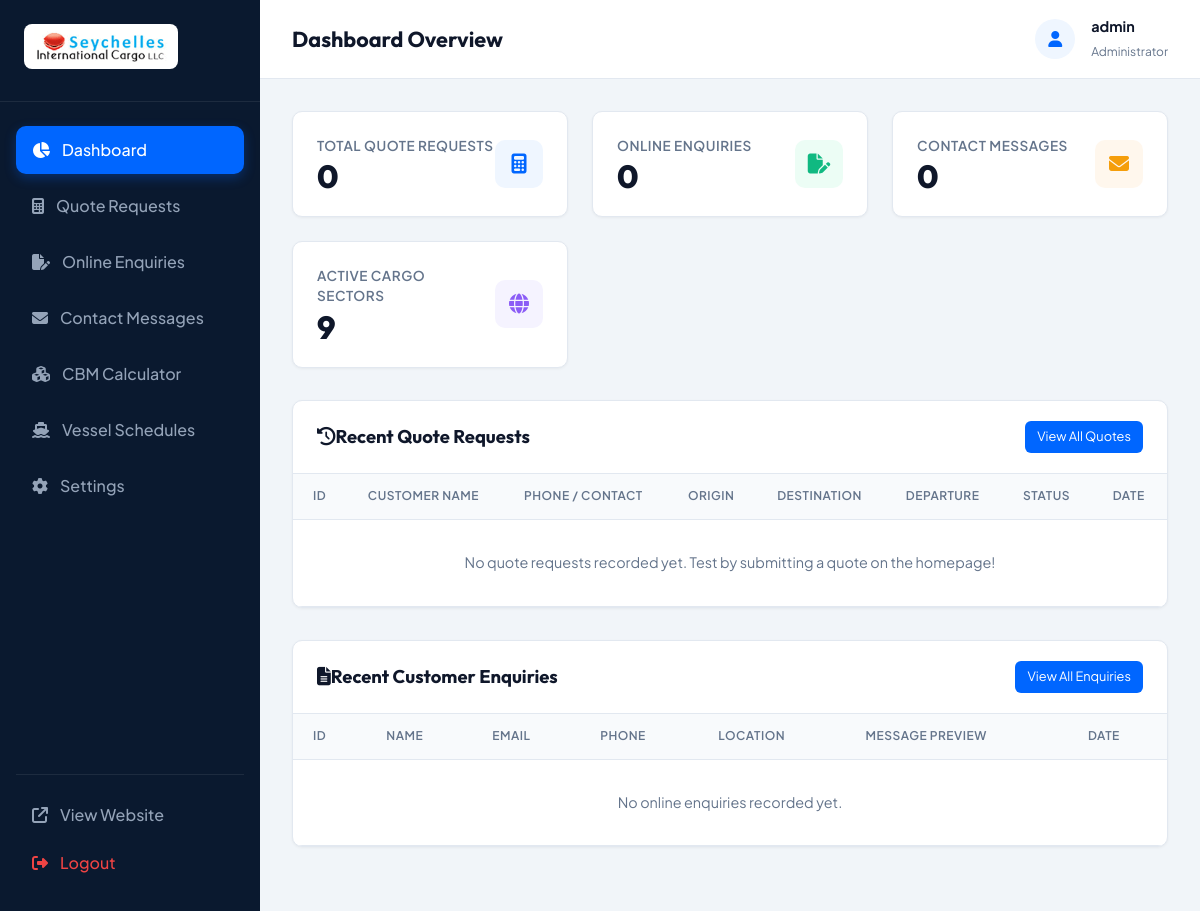
/admin/index.php (signed in), run on an earlier commit of the app's database.
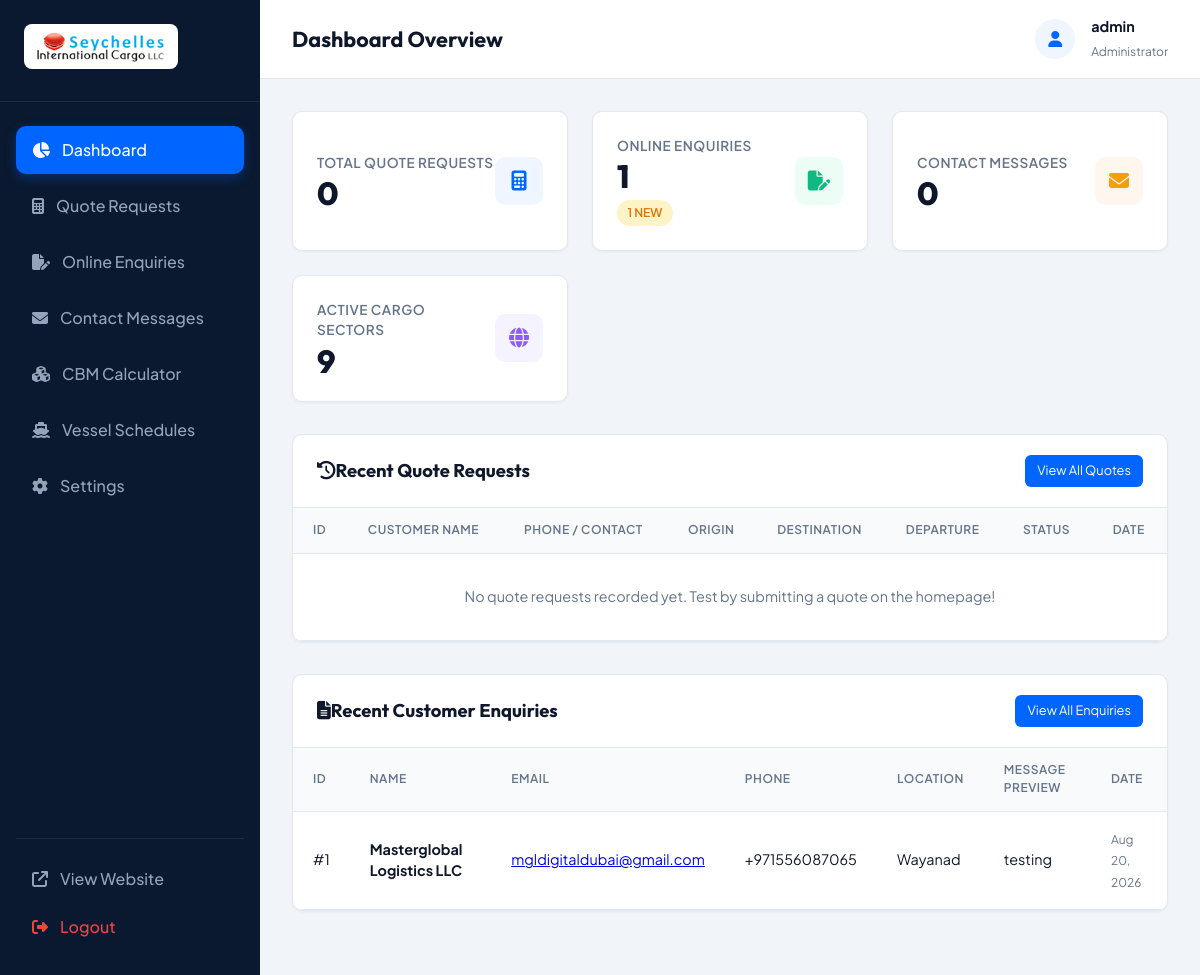
And on a later commit of the database.
### tables this page shows
CREATE TABLE enquiries (
        id INTEGER PRIMARY KEY AUTOINCREMENT,
        firstname TEXT NOT NULL,
        lastname TEXT NOT NULL,
        email TEXT NOT NULL,
        phone TEXT NOT NULL,
        place TEXT,
        message TEXT NOT NULL,
        status TEXT DEFAULT 'Pending',
        created_at DATETIME DEFAULT CURRENT_TIMESTAMP
    );

### admin/includes/auth.php (called while the page is built, shortened)
<?php
function get_logged_admin_username() {
    return $_SESSION['admin_username'] ?? 'Admin';
}

### admin/index.php (the view, shortened to what this page needs)
<?php
require_once __DIR__ . '/includes/admin_header.php';
$db = get_db_connection();
$total_quotes = $db->query("SELECT COUNT(*) FROM quotes")->fetchColumn();
$total_enquiries = $db->query("SELECT COUNT(*) FROM enquiries")->fetchColumn();
$pending_enquiries = $db->query("SELECT COUNT(*) FROM enquiries WHERE status = 'Pending'")->fetchColumn();
$total_contacts = $db->query("SELECT COUNT(*) FROM contacts")->fetchColumn();
$recent_quotes = $db->query("SELECT * FROM quotes ORDER BY id DESC LIMIT 5")->fetchAll();
$recent_enquiries = $db->query("SELECT * FROM enquiries ORDER BY id DESC LIMIT 5")->fetchAll();
?>
<div class="stats-grid">
  <div class="stat-card">
    <div>
      <div class="stat-label">Total Quote Requests</div>
      <div class="stat-val"><?php echo $total_quotes; ?></div>
    </div>
    <div class="stat-icon"><i class="fa-solid fa-calculator"></i></div>
  </div>
  <div class="stat-card">
    <div>
      <div class="stat-label">Online Enquiries</div>
      <div class="stat-val"><?php echo $total_enquiries; ?></div>
      <?php if ($pending_enquiries > 0): ?>
        <span class="badge badge-pending" style="margin-top:0.5rem;"><?php echo $pending_enquiries; ?> New</span>
      <?php endif; ?>
    </div>
    <div class="stat-icon" style="background:#ECFDF5; color:#10B981;"><i class="fa-solid fa-file-pen"></i></div>
  </div>
  <div class="stat-card">
    <div>
      <div class="stat-label">Contact Messages</div>
      <div class="stat-val"><?php echo $total_contacts; ?></div>
    </div>
    <div class="stat-icon" style="background:#FFF7ED; color:#F59E0B;"><i class="fa-solid fa-envelope"></i></div>
  </div>
  <div class="stat-card">
    <div>
      <div class="stat-label">Active Cargo Sectors</div>
      <div class="stat-val">9</div>
    </div>
    <div class="stat-icon" style="background:#F5F3FF; color:#8B5CF6;"><i class="fa-solid fa-globe"></i></div>
  </div>
</div>
<div class="panel-card">
  <div class="panel-header">
    <h3 class="panel-title"><i class="fa-solid fa-clock-rotate-left me-2 text-primary"></i>Recent Quote Requests</h3>
    <a href="quotes.php" class="btn-sm btn-admin-primary">View All Quotes</a>
  </div>
  <div class="table-responsive">
    <table class="admin-table">
      <thead>
        <tr>
          <th>ID</th>
          <th>Customer Name</th>
          <th>Phone / Contact</th>
          <th>Origin</th>
          <th>Destination</th>
          <th>Departure</th>
          <th>Status</th>
          <th>Date</th>
        </tr>
      </thead>
      <tbody>
        <?php if (empty($recent_quotes)): ?>
          <tr>
            <td colspan="8" style="text-align:center; color:var(--admin-muted); padding:2rem;">No quote requests recorded yet. Test by submitting a quote on the homepage!</td>
          </tr>
        <?php endif; ?>
      </tbody>
    </table>
  </div>
</div>
<div class="panel-card">
  <div class="panel-header">
    <h3 class="panel-title"><i class="fa-solid fa-file-lines me-2 text-primary"></i>Recent Customer Enquiries</h3>
    <a href="enquiries.php" class="btn-sm btn-admin-primary">View All Enquiries</a>
  </div>
  <div class="table-responsive">
    <table class="admin-table">
      <thead>
        <tr>
          <th>ID</th>
          <th>Name</th>
          <th>Email</th>
          <th>Phone</th>
          <th>Location</th>
          <th>Message Preview</th>
          <th>Date</th>
        </tr>
      </thead>
      <tbody>
        <?php if (empty($recent_enquiries)): ?>
          <tr>
            <td colspan="7" style="text-align:center; color:var(--admin-muted); padding:2rem;">No online enquiries recorded yet.</td>
          </tr>
        <?php else: ?>
          <?php foreach ($recent_enquiries as $e): ?>
            <tr>
              <td>#<?php echo $e['id']; ?></td>
              <td><strong><?php echo htmlspecialchars($e['firstname'] . ' ' . $e['lastname']); ?></strong></td>
              <td><a href="mailto:<?php echo htmlspecialchars($e['email']); ?>"><?php echo htmlspecialchars($e['email']); ?></a></td>
              <td><?php echo htmlspecialchars($e['phone']); ?></td>
              <td><?php echo htmlspecialchars($e['place']); ?></td>
              <td><?php echo htmlspecialchars(mb_strimwidth($e['message'], 0, 45, '...')); ?></td>
              <td><small style="color:var(--admin-muted);"><?php echo date('M d, Y', strtotime($e['created_at'])); ?></small></td>
            </tr>
          <?php endforeach; ?>
        <?php endif; ?>
      </tbody>
    </table>
  </div>
</div>
<?php
require_once __DIR__ . '/includes/admin_footer.php';
?>

### admin/includes/admin_header.php (shortened to what this page needs)
<?php
require_once __DIR__ . '/auth.php';
$current_page = basename($_SERVER['PHP_SELF']);
?>
<!DOCTYPE html>
<html lang="en">
<head>
  <link rel="stylesheet" href="https://cdnjs.cloudflare.com/ajax/libs/font-awesome/6.5.1/css/all.min.css">
  <link rel="stylesheet" href="css/admin.css">
</head>
<body>
<div class="admin-wrapper">
  <aside class="admin-sidebar">
    <div class="sidebar-header">
      <a href="index.php" class="sidebar-brand">
        <img src="../images/logo.gif" alt="Seychelles International Cargo LLC" style="max-height:45px; background:#FFFFFF; padding:4px 10px; border-radius:8px;">
      </a>
    </div>
    <nav class="sidebar-nav">
      <a href="index.php" class="sidebar-link <?php echo $current_page === 'index.php' ? 'active' : ''; ?>">
        <i class="fa-solid fa-chart-pie"></i> Dashboard
      </a>
      <a href="quotes.php" class="sidebar-link <?php echo $current_page === 'quotes.php' ? 'active' : ''; ?>">
        <i class="fa-solid fa-calculator"></i> Quote Requests
      </a>
      <a href="enquiries.php" class="sidebar-link <?php echo $current_page === 'enquiries.php' ? 'active' : ''; ?>">
        <i class="fa-solid fa-file-pen"></i> Online Enquiries
      </a>
      <a href="contacts.php" class="sidebar-link <?php echo $current_page === 'contacts.php' ? 'active' : ''; ?>">
        <i class="fa-solid fa-envelope"></i> Contact Messages
      </a>
      <a href="cbm_calculator.php" class="sidebar-link <?php echo $current_page === 'cbm_calculator.php' ? 'active' : ''; ?>">
        <i class="fa-solid fa-cubes"></i> CBM Calculator
      </a>
      <a href="vessels.php" class="sidebar-link <?php echo $current_page === 'vessels.php' ? 'active' : ''; ?>">
        <i class="fa-solid fa-ship"></i> Vessel Schedules
      </a>
      <a href="settings.php" class="sidebar-link <?php echo $current_page === 'settings.php' ? 'active' : ''; ?>">
        <i class="fa-solid fa-gear"></i> Settings
      </a>
      <div style="margin-top:auto; padding-top:1rem; border-top:1px solid rgba(255,255,255,0.08);">
        <a href="../index.html" target="_blank" class="sidebar-link">
          <i class="fa-solid fa-arrow-up-right-from-square"></i> View Website
        </a>
        <a href="logout.php" class="sidebar-link" style="color:#EF4444;">
          <i class="fa-solid fa-right-from-bracket"></i> Logout
        </a>
      </div>
    </nav>
  </aside>
  <main class="admin-main">
    <header class="admin-header">
      <h2 class="admin-header-title">
        <?php
          if ($current_page === 'index.php') echo 'Dashboard Overview';
          elseif ($current_page === 'quotes.php') echo 'Quote Requests Manager';
          elseif ($current_page === 'enquiries.php') echo 'Online Enquiries';
          elseif ($current_page === 'contacts.php') echo 'Contact Messages';
          elseif ($current_page === 'cbm_calculator.php') echo 'CBM & Volumetric Calculator';
          elseif ($current_page === 'vessels.php') echo 'Vessel Schedules Manager';
          elseif ($current_page === 'settings.php') echo 'Admin Settings';
        ?>
      </h2>
      <div class="admin-user-profile">
        <div class="user-avatar">
          <i class="fa-solid fa-user"></i>
        </div>
        <div>
          <strong style="display:block; font-size:0.9rem;"><?php echo htmlspecialchars(get_logged_admin_username()); ?></strong>
          <span style="font-size:0.75rem; color:var(--admin-muted);">Administrator</span>
        </div>
      </div>
    </header>
    <div class="admin-content">

### admin/includes/admin_footer.php (shortened to what this page needs)
    </div>
  </main>
</div>
</body>
</html>

What changed in the data, as far as the page shows it:
added enquiries: id "1", firstname+lastname "Masterglobal Logistics LLC", email "mgldigitaldubai@gmail.com", phone "+971556087065", place "Wayanad", message "testing", created_at "Aug 20, 2026"
Also different on the page:
$total_enquiries: "0" → "1"
$pending_enquiries: (not shown) → "1"
text no longer shown: "No online enquiries recorded yet."
text now shown: "NEW"
